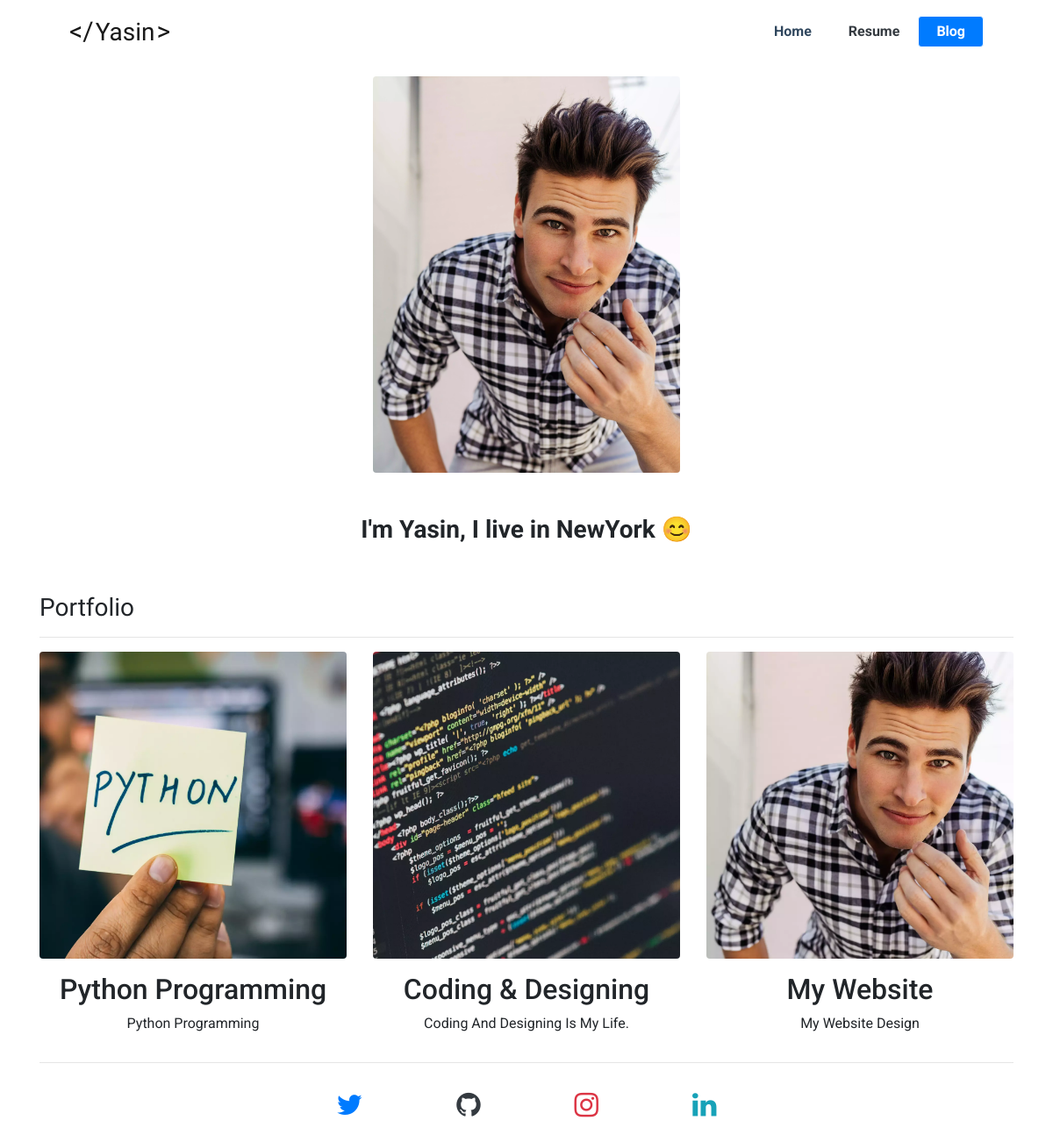
The page / on the database its author committed.
### portfolio/models.py (models this page shows, shortened)
class Project(models.Model):
    title = models.CharField(max_length=100)
    description = models.CharField(max_length=250)
    image = models.ImageField(upload_to='portfolio/images/')
    url = models.URLField(blank=True)

### portfolio/views.py (the view)
# urls.py: 2. Add a URL to urlpatterns:  path('', views.home, name='home')
def home(request):
    projects = Project.objects.all()
    context = {
        'projects': projects
    }
    return render(request, 'portfolio/home.html', context)

### portfolio/templates/portfolio/home.html (shortened to what this page needs)
{% extends 'portfolio/base.html' %}
{% load static %}
{% block content %}
    <div class="container">
        <div class="row justify-content-center mb-5 mt-3">
            <div class="col-10 col-sm-8 col-md-4">
                <img class="img-fluid rounded" src="{% static 'portfolio/person.webp' %}" alt="me">
            </div>
        </div>
        <div class="row justify-content-center">
            <div class="col-8 text-center">
                <h3 class="font-weight-bold">I'm Yasin, I live in NewYork 😊</h3>
            </div>
        </div>
        <h2 class="goldman mt-5">Portfolio</h2>
        <hr>
        <div class="row ">
            {% for project in projects %}
                <div class="col-10 col-md-4 mx-auto">
                    {% if project.url %}
                        <a href='{{ project.url }}' target="_blanket"><img src="{{ project.image.url }}" class="img-fluid rounded"></a>
                        {% else %}
                        <img src="{{ project.image.url }}" class="img-fluid rounded">
                    {% endif %}
                    <h2 class="text-center text-capitalize mt-3">{{ project.title }}</h2>
                    <p class="text-center text-capitalize">{{ project.description }}</p>
                </div>
            {% endfor %}
        </div>
        <hr>
        <div class="row justify-content-center">
            <div class="col-10 col-md-6 mb-4 mt-3 d-flex justify-content-around">
                <a href="https://twitter.com/" target="_blanket"><span class="fa fa-2x fa-twitter text-primary"></span></a>
                <a href="https://github.com/" target="_blanket"><span class="fa fa-2x fa-github text-dark"></span></a>
                <a href="https://www.instagram.com/" target="_blanket"><span class="fa fa-2x fa-instagram text-danger"></span></a>
                <a href="https://www.linkedin.com/" target="_blanket"><span class="fa fa-2x fa-linkedin text-info"></span></a>
            </div>
        </div>
    </div>
{% endblock %}

### portfolio/templates/portfolio/base.html (shortened to what this page needs)
{% load static %}
<!doctype html>
<html lang="en">
  <head>
    <link rel="stylesheet" href="https://cdn.jsdelivr.net/npm/bootstrap@4.5.3/dist/css/bootstrap.min.css">
    <link rel="stylesheet" href="{% static 'css/custome.css' %}">
    <link rel="stylesheet" href="{% static 'css/font-awesome.css' %}">
  </head>
  <body>
    <div class="container-fluid">
      <nav class="navbar navbar-expand-lg navbar-light mx-0 mx-md-5">
        <a class="navbar-brand goldman" href="{% url 'portfolio:home' %}">Yasin</a>
        <div class="collapse navbar-collapse" id="navbarSupportedContent">
          <ul class="navbar-nav ml-auto">
            <li class="nav-item active">
              <a class="nav-link active text-dark" href="{% url 'portfolio:home' %}">Home</a>
            </li>
            <li class="nav-item">
              <a class="nav-link text-dark" href="{% static 'portfolio/resume.pdf' %}">Resume</a>
            </li>
            <li class="nav-item">
              <a class="nav-link btn-primary text-white blog" href="{% url 'blog:blog' %}">Blog</a>
            </li>
          </ul>
        </div>
      </nav>
    </div>
    {% block content %} {% endblock %}
  </body>
</html>

### assets/css/custome.css (style rules this page uses)
body { font-family: 'Roboto', sans-serif; }
a.nav-link { padding: 5px 20px !important; font-size: 16px; font-weight: bold; border: 1px solid white; transition: all 0.5s ease; outline: none; }
a.active { color: #30475e !important; }
a.blog { border-radius: 4px; }
.goldman { font-family: 'Goldman', cursive; font-size: 28px; }
a.navbar-brand::after { content: '>'; margin-left: 2px; font-size: 30px; }
a.navbar-brand::before { content: '</'; margin-right: 2px; font-size: 30px; }

### rows shown on the page
Project: image (picture), title "Python Programming", description "Python Programming"
Project: image (picture), title "Coding & Designing", description "Coding And Designing Is My Life."
Project: image (picture), title "My Website", description "My Website Design"
